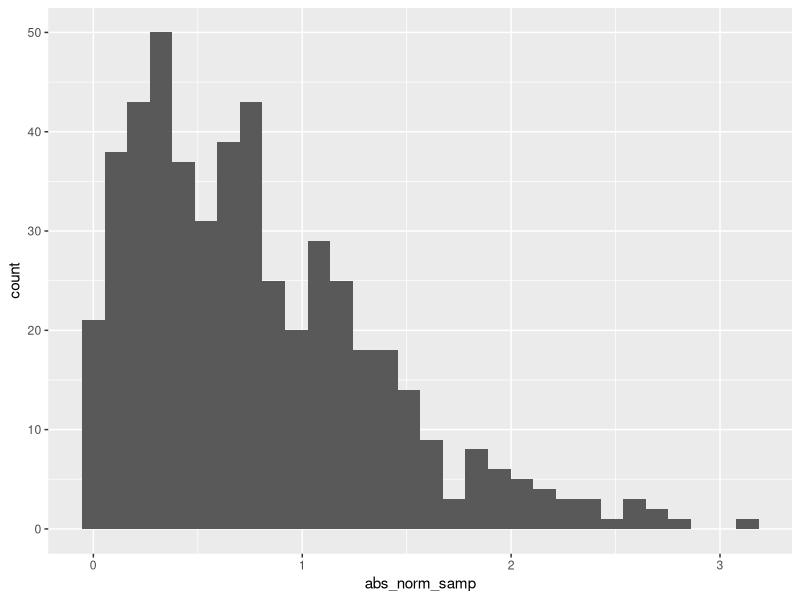
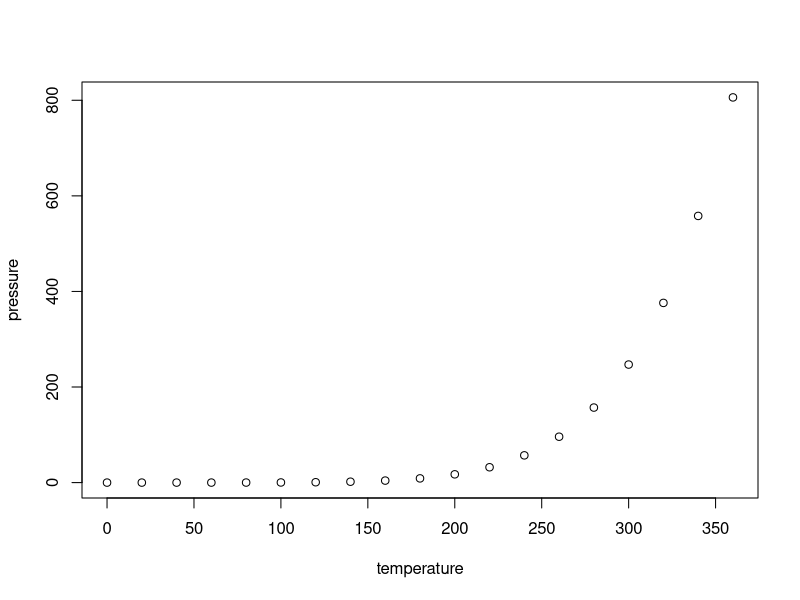

Recreate these plots in R, in order.
## ---- chunk 1
library(tidyverse)
samp = rnorm(100)
length(samp)
## ---- chunk 2
mean(samp)
plot_df = tibble(
x = rnorm(1000, sd = .5),
y = 1 + 2 * x + rnorm(1000)
)
## ---- chunk 3
library(tidyverse)

la_df = tibble(
  norm_samp = rnorm(500),
  norm_samp_pos = norm_samp > 0,
  abs_norm_samp = abs(norm_samp)
)

ggplot(la_df, aes(x = abs_norm_samp)) + geom_histogram()

median_samp = median(pull(la_df, norm_samp))
## ---- chunk 4
knitr::opts_chunk$set(echo = TRUE)
## ---- chunk 5
summary(cars)
## ---- chunk 6
plot(pressure)
